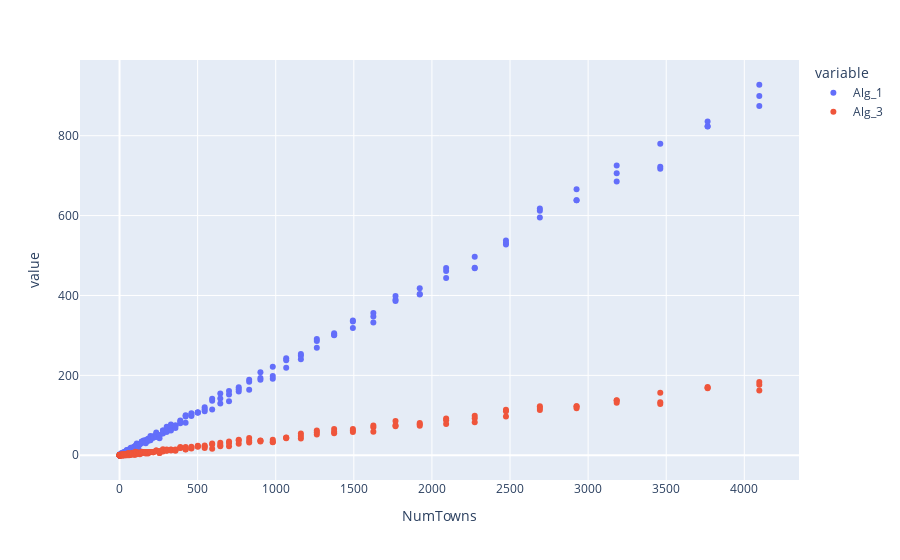

The cell this chart's notebook holds for it:
### Markdown cell above
### Regret for Exponential Distribution of Demands

### Code cell
data_dict_2 = {'NumTowns':[],'Alg_1':[],'Alg_3':[]}

for n in np.logspace(0,14,100,base=2):
    n = int(n)
    for i in range(3):
        data_dict_2['NumTowns'].append(n)
        demand_means = np.random.uniform(0, demands_max/2, n)
        town_demands, town_expected_demands = make_demands_exponential_distribution(n, demand_means)
        budget = np.sum(town_expected_demands)

        opt = objective(town_demands, waterfilling(town_demands,budget))
        for j in range(3):
            if j==0:
                data_dict_2['Alg_1'].append(opt - objective(town_demands, waterfilling(town_expected_demands,budget)))
#             if j==1:
#                 data_dict['Alg_2'].append(opt - objective(town_demands, waterfilling_online_1(town_expected_demands,town_demands,budget)))
            if j==2:
                data_dict_2['Alg_3'].append(opt - objective(town_demands, waterfilling_dynamic(town_expected_demands,town_demands,budget)))
df_exponential = pd.DataFrame(data_dict_2).melt(id_vars="NumTowns")
fig = px.scatter(df_exponential, x="NumTowns", y="value", color='variable')
fig.show()

### Figure 1 — Plotly figure (JSON) as saved in the notebook; plotly's stock layout.template omitted (floating-point values rounded to 4 significant figures; data arrays with more than 128 entries replaced by an {"elided": "..."} marker saying what was removed)
{"data": [{"hoverlabel": {"namelength": 0}, "hovertemplate": "variable=Alg_1<br>NumTowns=%{x}<br>value=%{y}", "legendgroup": "Alg_1", "marker": {"color": "#636efa", "symbol": "circle"}, "mode": "markers", "name": "Alg_1", "showlegend": true, "type": "scatter", "x": {"elided": "300 int values"}, "xaxis": "x", "y": {"elided": "300 float values"}, "yaxis": "y"}, {"hoverlabel": {"namelength": 0}, "hovertemplate": "variable=Alg_3<br>NumTowns=%{x}<br>value=%{y}", "legendgroup": "Alg_3", "marker": {"color": "#EF553B", "symbol": "circle"}, "mode": "markers", "name": "Alg_3", "showlegend": true, "type": "scatter", "x": {"elided": "300 int values"}, "xaxis": "x", "y": {"elided": "300 float values"}, "yaxis": "y"}], "layout": {"legend": {"title": {"text": "variable"}, "tracegroupgap": 0}, "margin": {"t": 60}, "xaxis": {"anchor": "y", "domain": [0, 1], "title": {"text": "NumTowns"}}, "yaxis": {"anchor": "x", "domain": [0, 1], "title": {"text": "value"}}}}
